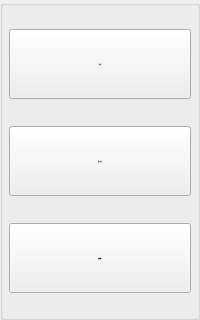
       <widget class="QGroupBox" name="groupBoxMain">
        <property name="minimumSize">
         <size>
          <width>0</width>
          <height>320</height>
         </size>
        </property>
        <property name="title">
         <string/>
        </property>
        <layout class="QGridLayout" name="gridLayout">
         <property name="leftMargin">
          <number>6</number>
         </property>
         <property name="topMargin">
          <number>2</number>
         </property>
         <property name="rightMargin">
          <number>6</number>
         </property>
         <property name="bottomMargin">
          <number>2</number>
         </property>
         <item row="0" column="0">
          <widget class="QPushButton" name="BtnMain">
           <property name="minimumSize">
            <size>
             <width>150</width>
             <height>70</height>
            </size>
           </property>
           <property name="font">
            <font>
             <family>微软雅黑</family>
             <pointsize>-1</pointsize>
             <weight>50</weight>
             <italic>false</italic>
             <bold>false</bold>
            </font>
           </property>
           <property name="text">
            <string>主菜单</string>
           </property>
          </widget>
         </item>
         <item row="2" column="0">
          <widget class="QPushButton" name="BtnQuick">
           <property name="minimumSize">
            <size>
             <width>150</width>
             <height>70</height>
            </size>
           </property>
           <property name="font">
            <font>
             <family>微软雅黑</family>
             <pointsize>-1</pointsize>
             <weight>50</weight>
             <italic>false</italic>
             <bold>false</bold>
            </font>
           </property>
           <property name="text">
            <string>快速教导</string>
           </property>
          </widget>
         </item>
         <item row="1" column="0">
          <widget class="QPushButton" name="BtnInsert">
           <property name="minimumSize">
            <size>
             <width>150</width>
             <height>70</height>
            </size>
           </property>
           <property name="font">
            <font>
             <family>微软雅黑</family>
             <pointsize>-1</pointsize>
             <weight>50</weight>
             <italic>false</italic>
             <bold>false</bold>
            </font>
           </property>
           <property name="text">
            <string>插入动作</string>
           </property>
          </widget>
         </item>
        </layout>
       </widget>
